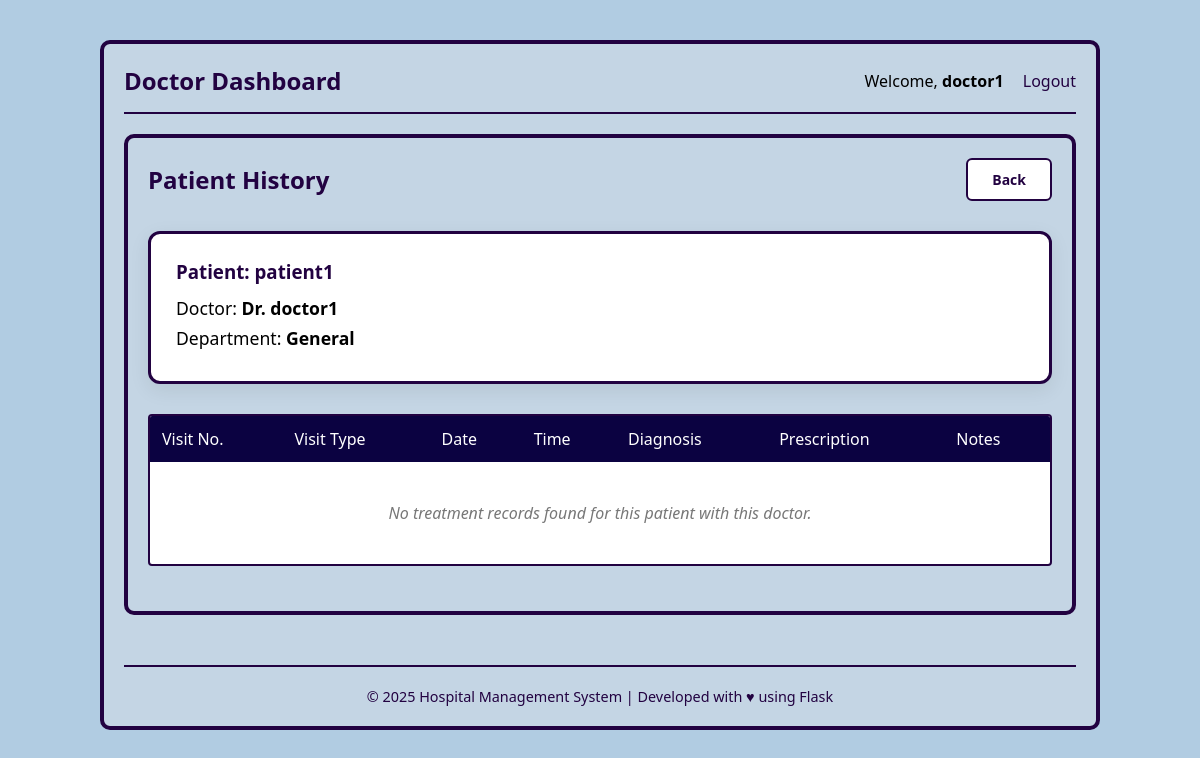
The page /view_patient_history/1 (signed in) on the database its author committed.
### application/models.py (models this page shows)
class Patient(db.Model):
    id = db.Column(db.Integer, primary_key=True)
    email = db.Column(db.String(), unique=True, nullable=False)
    username = db.Column(db.String(), unique=True, nullable=False)
    password = db.Column(db.String(), nullable=False)
    name = db.Column(db.String(), nullable=False)
    age = db.Column(db.Integer)
    gender = db.Column(db.Enum('Male', 'Female'))
    appointments = db.relationship('Appointment', backref='patient')
    is_blacklisted = db.Column(db.Boolean, default=False, nullable=False)

class Doctor(db.Model):
    id = db.Column(db.Integer, primary_key=True)
    email = db.Column(db.String(), unique=True, nullable=False)
    username = db.Column(db.String(), unique=True, nullable=False)
    password = db.Column(db.String(), nullable=False)
    name = db.Column(db.String(), nullable=False)
    Dep_id = db.Column(db.Integer, db.ForeignKey("department.id"), nullable=False)
    gender = db.Column(db.Enum('Male', 'Female'), nullable=False)
    appointments = db.relationship('Appointment', backref='doctor')
    is_blacklisted = db.Column(db.Boolean, default=False, nullable=False)

class Department(db.Model):
    id = db.Column(db.Integer, primary_key=True)
    dep_name = db.Column(db.String(), nullable=False)
    description = db.Column(db.String(), nullable=False)
    doctors_registered = db.relationship('Doctor', backref='department')

### application/controllers.py (the view)
@app.route('/view_patient_history/<int:patient_id>')
def view_patient_history(patient_id):
    if session.get('user_type') != 'doctor':
        flash('Access denied.', 'error')
        return redirect(url_for('home'))
    current_doctor = Doctor.query.get(session['user_id'])
    patient = Patient.query.get_or_404(patient_id)
    treatments = Treatment.query.join(Appointment, Treatment.appoint_id == Appointment.id).filter(
        Appointment.p_id == patient.id,
        Appointment.d_id == current_doctor.id,
        Appointment.status == 'Completed'
    ).order_by(Appointment.date).all()
    return render_template('view_appointment.html', patient=patient, doctor=current_doctor, treatments=treatments)

### templates/view_appointment.html (shortened to what this page needs)
{% extends "base.html" %}
{% block content %}
<div class="dashboard-container">
    <div class="nav-bar" style="margin-bottom: 30px; border-bottom: none; padding-bottom: 0;">
        <h2 style="margin: 0; color: rgb(34, 2, 65);">Patient History</h2>
        <a href="javascript:history.back()"
           class="btn"
           style="
               background: white;
               color: rgb(34, 2, 65);
               border: 2px solid rgb(34, 2, 65);
               padding: 10px 24px;
               font-weight: bold;
               border-radius: 6px;
               text-decoration: none;
           "
           onmouseover="this.style.background='rgb(34, 2, 65)'; this.style.color='white';"
           onmouseout="this.style.background='white'; this.style.color='rgb(34, 2, 65)';">
            Back
        </a>
    </div>
    <div style="
        background: white;
        padding: 25px;
        border-radius: 12px;
        border: 3px solid rgb(34, 2, 65);
        margin-bottom: 30px;
        box-shadow: 0 6px 20px rgba(0,0,0,0.08);
    ">
        <h3 style="color: rgb(34, 2, 65); margin: 0 0 12px 0;">
            Patient: <strong>{{ patient.name }}</strong>
        </h3>
        <p style="margin: 6px 0; font-size: 1.1em;">
            Doctor: <strong>Dr. {{ doctor.name }}</strong>
        </p>
        <p style="margin: 6px 0; font-size: 1.1em;">
            Department: <strong>{{ doctor.department.dep_name }}</strong>
        </p>
    </div>
    <div class="section">
        <table class="appoint-table">
            <thead>
                <tr>
                    <th>Visit No.</th>
                    <th>Visit Type</th>
                    <th>Date</th>
                    <th>Time</th>
                    <th>Diagnosis</th>
                    <th>Prescription</th>
                    <th>Notes</th>
                </tr>
            </thead>
            <tbody>
                {% if treatments|length == 0 %}
                <tr>
                    <td colspan="7" style="text-align: center; padding: 40px; color: #777; font-style: italic;">
                        No treatment records found for this patient with this doctor.
                    </td>
                </tr>
                {% endif %}
            </tbody>
        </table>
    </div>
</div>
{% endblock %}

### static/style1.css (style rules this page uses)
* { margin: 0; padding: 0; box-sizing: border-box; font-family: 'Segoe UI', Tahoma, Geneva, Verdana, sans-serif; }
body { background-color: rgb(177, 204, 226); display: flex; justify-content: center; padding: 20px; }
.dashboard-container { background-color: rgb(196, 213, 228); border: 4px solid rgb(34, 2, 65); border-radius: 10px; width: 100%; max-width: 1000px; padding: 20px; margin-top: 20px; }
.nav-bar { display: flex; justify-content: space-between; align-items: center; border-bottom: 2px solid rgb(34, 2, 65); padding-bottom: 15px; margin-bottom: 20px; }
.nav-bar h2 { color: rgb(34, 2, 65); }
.section { margin-bottom: 25px; }
.appoint-table { width: 100%; border-collapse: separate; border-spacing: 0; border: 2px solid rgb(34, 2, 65); background-color: white; border-radius: 4px; overflow: hidden; }
.appoint-table th { background-color: rgb(11, 2, 65); color: white; padding: 12px; text-align: left; font-weight: normal; }
.appoint-table td { padding: 12px; border-bottom: 1px solid #ccc; color: #333; }
.appoint-table tr:last-child td { border-bottom: none; }
.btn { border-radius: 4px; padding: 6px 12px; cursor: pointer; font-size: 14px; font-weight: bold; transition: 0.3s; text-decoration: none; }

### rows shown on the page
Patient: name "patient1"
Doctor: name "doctor1"
Department: department.dep_name "General"

### other values the page prints
{{ session.username }} "doctor1"
